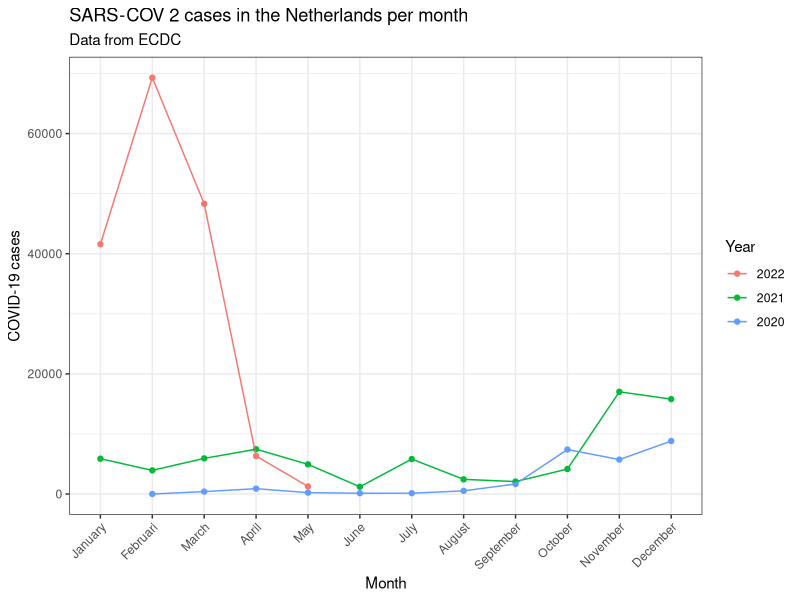
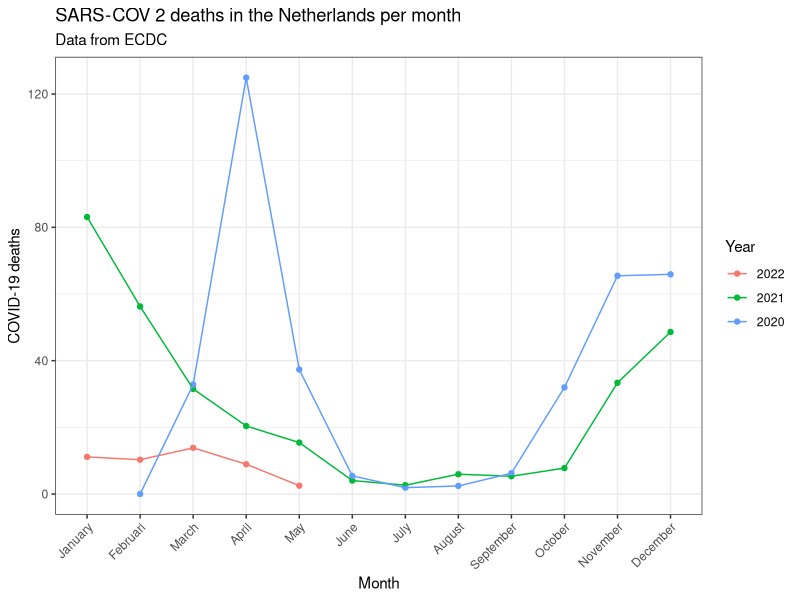

Generate these figures, in order, with R:
## ---- chunk 1
library(here)
library(tidyverse)
library(ggplot2)
## ---- chunk 2
############################################################### Reading data
covid_data<-read.csv("./data.raw/data.csv")
covid_data_vis<-covid_data

############################################################### Mangling data
covid_years<-covid_data$year %>% unique()
covid_data_vis$year<-factor(as.character(covid_data$year), levels = as.character(covid_years))

months<-c("January", "Februari", "March", "April", "May", "June", "July", "August", "September", "October", "November", "December")
months_dataframe<-data.frame(MONTH=months,
                             month=seq(1:12))
months_dataframe$MONTH<-factor(months_dataframe$MONTH, levels = months)
covid_data_vis<-left_join(covid_data_vis, months_dataframe, by = "month")

############################################################### Creating visualisation: Cases per month
covid_data_vis %>% filter(countriesAndTerritories=="Netherlands") %>% group_by(MONTH, year) %>% summarise(
  cases=mean(cases, na.rm=TRUE)
) %>% ggplot(aes(x=MONTH, y=cases))+
  geom_point(aes(color=year))+
  geom_line(aes(group=year, color=year))+
  theme_bw()+
  theme(axis.text.x = element_text(angle=45, hjust=1))+
  labs(
    title="SARS-COV 2 cases in the Netherlands per month",
    subtitle = "Data from ECDC",
    x="Month",
    y="COVID-19 cases",
    color="Year"
  )

############################################################# Creating visualisation: Deaths per month
covid_data_vis %>% filter(countriesAndTerritories=="Netherlands") %>% group_by(MONTH, year) %>% summarise(
  deaths=mean(deaths, na.rm=TRUE)
) %>% ggplot(aes(x=MONTH, y=deaths))+
  geom_point(aes(color=year))+
  geom_line(aes(group=year, color=year))+
  theme_bw()+
  theme(axis.text.x = element_text(angle=45, hjust=1))+
  labs(
    title="SARS-COV 2 deaths in the Netherlands per month",
    subtitle = "Data from ECDC",
    x="Month",
    y="COVID-19 deaths",
    color="Year"
  )
